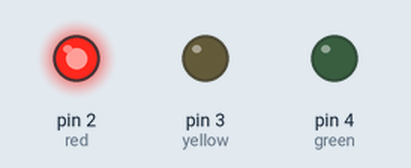
Bench run of a sketch on a simulated Arduino Uno, built with avr-gcc and run on an emulated ATmega328P. Parts: output pins drawn as LEDs (lit = HIGH).

Above: at 1.5 s.
At 5.0 s:
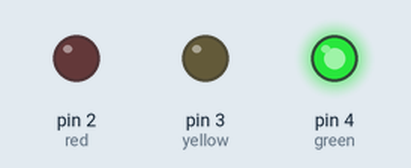
At 7.5 s:
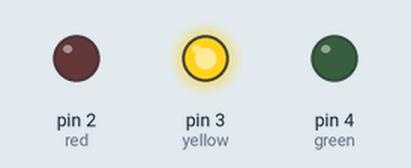
Timing chart, 0 to 10.4 s (numbered marks = the images above):
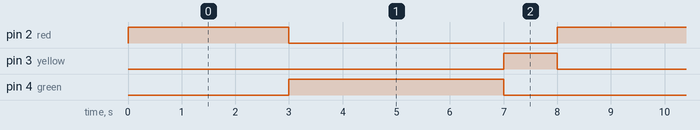

Measured:
- by itself, pin 2 (red): alternates HIGH for 3.0 s and LOW for 5.0 s
- by itself, pin 3 (yellow): alternates HIGH for 1.0 s and LOW for 7.0 s
- by itself, pin 4 (green): alternates HIGH for 4.0 s and LOW for 4.0 s

The sketch:

test.ino
```cpp
#include <Arduino.h>

void setup() {
  // put your setup code here, to run once:
  pinMode(2,OUTPUT); // red
  pinMode(3,OUTPUT); // yellow
  pinMode(4,OUTPUT); // green
}

void loop() {
  // put your main code here, to run repeatedly:
  digitalWrite(2, HIGH);
  digitalWrite(3, LOW);
  digitalWrite(4, LOW);
  delay(3000);
  digitalWrite(2, LOW);
  digitalWrite(4, HIGH);
  delay(4000);
  digitalWrite(3, HIGH);
  digitalWrite(4, LOW);
  delay(1000);
}
void eenFunctie() {

}
```
